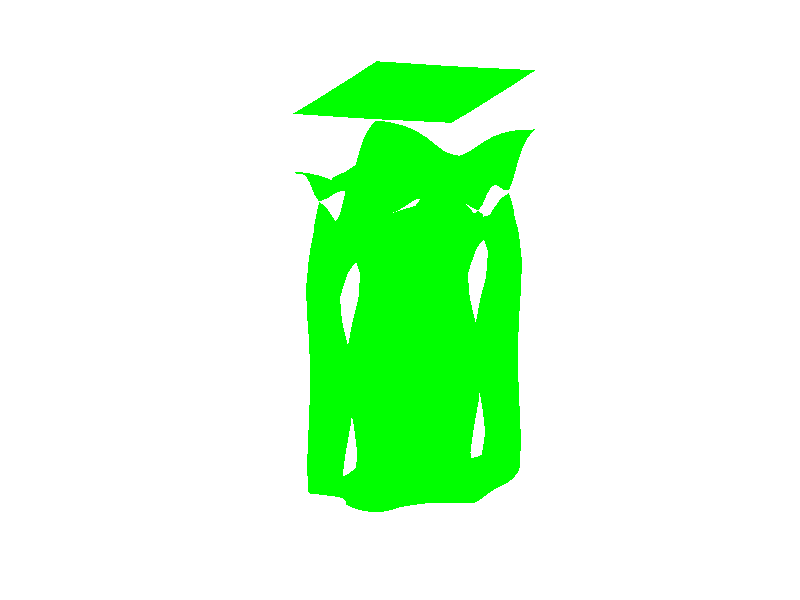

The MATLAB source for this figure: (Note: this script raises an error after producing the figure.)
% Program IsoSurface, run by typing run("./main.m")


% Clear all previous variables
clear all;
% Getting the coordiante variables from the data, and making them
% into the correct format, mesh
A=importdata('./xyz.dat');
%getting the concentration from the data file
B=importdata('./ABCD.dat');

[X,Y,Z]=meshgrid(A(:,2),A(:,1),A(:,3));


% The size is used for the for loop
x_size=size(A(:,2),1);
y_size=size(A(:,1),1);
z_size=size(A(:,3),1);

% Dividing up the concentration values
VA=zeros(x_size,y_size,z_size);
VB=zeros(x_size,y_size,z_size);
VHA=zeros(x_size,y_size,z_size);
VHS=zeros(x_size,y_size,z_size);
% Taking the concentration values and putting them into the correct
% format, mesh-format
ii=1;
for i=1:x_size,
    for j=1:y_size,
        for k=1:z_size,
            VA(i,j,k)=B(ii,1);
            VB(i,j,k)=B(ii,2);
            VHA(i,j,k)=B(ii,3);
            VHS(i,j,k)=B(ii,4);
            ii=ii+1;
        end
    end
end
% clearing useless variables
clear i;
clear j;
clear k;
clear ii;
% Thres3old for the isosurf, 
cutA=0.4;
cutB=0.7;
cutHA=0.12;
cutHS=0.15;


axis vis3d;
view([1,0.3,0.2]);
axis off;
daspect('mode');

% B
% ++++++++++++++++++++++++++++++++++++++++++++++++++++++++++++++++++++++++++++++++
pB = patch(isosurface(X,Y,Z,VB,cutB),'FaceColor','green','EdgeColor','none');
qB = patch(isocaps(X,Y,Z,VB,cutB),'FaceColor','green','EdgeColor', ...
          'none');
alpha(pB,0.5);
alpha(qB,0.5);

% A    ++++++++++++++++++++++++++++++++++++++++++++++++++++++++++++++++++++++++++++++++
pA = patch(isosurface(X,Y,Z,VA,cutA),'FaceColor','red','EdgeColor','none');
qA = patch(isocaps(X,Y,Z,VA,cutA),'FaceColor','red','EdgeColor', ...
         'none');
alpha(pA,0.7);
alpha(qA,0.7);

% HA    ++++++++++++++++++++++++++++++++++++++++++++++++++++++++++++++++++++++++++++++++
pHA = patch(isosurface(X,Y,Z,VHA,cutHA),'FaceColor','blue','EdgeColor','none');
qHA = patch(isocaps(X,Y,Z,VHA,cutHA),'FaceColor','blue','EdgeColor', ...
           'none');
alpha(pHA,0.7);
alpha(qHA,0.7);

% HS    ++++++++++++++++++++++++++++++++++++++++++++++++++++++++++++++++++++++++++++++++
pHS = patch(isosurface(X,Y,Z,VHS,cutHS),'FaceColor','yellow','EdgeColor','none');
qHS = patch(isocaps(X,Y,Z,VHS,cutHS),'FaceColor','yellow','EdgeColor', ...
           'none');
alpha(pHS,0.7);
alpha(qHS,0.7);
